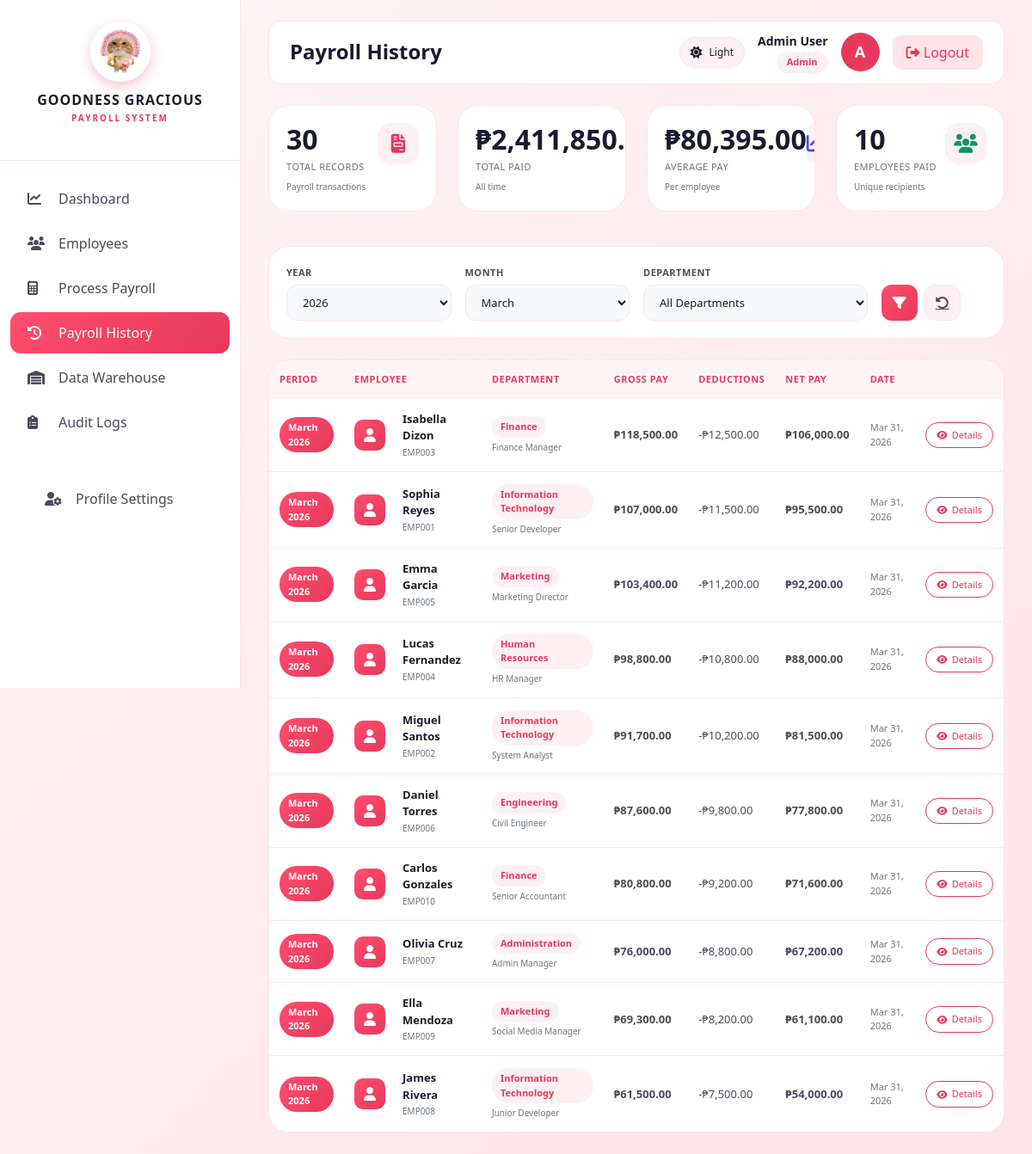
Screenshot of /goodness_payroll/index.php?page=payroll_history&month=3&year=2026 (signed in) with the database file from the repository.
### tables this page shows
CREATE TABLE `payroll_records` (
  `payroll_id`              INT(11)       NOT NULL AUTO_INCREMENT,
  `employee_id`             INT(11)       NOT NULL,
  `payroll_month`           INT(11)       NOT NULL CHECK (`payroll_month` BETWEEN 1 AND 12),
  `payroll_year`            INT(11)       NOT NULL CHECK (`payroll_year` >= 2000),
  `basic_salary`            DECIMAL(12,2) NOT NULL,
  `allowances_amount`       DECIMAL(12,2) DEFAULT 0.00,
  `overtime_amount`         DECIMAL(12,2) DEFAULT 0.00,
  `tax_amount`              DECIMAL(12,2) DEFAULT 0.00,
  `sss_amount`              DECIMAL(12,2) DEFAULT 0.00,
  `philhealth_amount`       DECIMAL(12,2) DEFAULT 0.00,
  `pagibig_amount`          DECIMAL(12,2) DEFAULT 0.00,
  `other_deductions`        DECIMAL(12,2) DEFAULT 0.00,
  `gross_amount`            DECIMAL(12,2) NOT NULL,
  `total_deductions_amount` DECIMAL(12,2) NOT NULL,
  `net_amount`              DECIMAL(12,2) NOT NULL,
  `payroll_status`          ENUM('draft','processed','paid') DEFAULT 'draft',
  `processed_at`            TIMESTAMP NULL DEFAULT NULL,
  `lock_version`            INT(11) NOT NULL DEFAULT 1
                            COMMENT 'Optimistic locking - increment on every UPDATE',
  PRIMARY KEY (`payroll_id`),
  UNIQUE KEY `uq_payroll_period` (`employee_id`,`payroll_month`,`payroll_year`),
  KEY `idx_payroll_status` (`payroll_status`),
  KEY `idx_payroll_year_month` (`payroll_year`,`payroll_month`),
  KEY `idx_lock_version` (`lock_version`)
);

CREATE TABLE `employees` (
  `employee_id`    INT(11)       NOT NULL AUTO_INCREMENT,
  `employee_code`  VARCHAR(20)   NOT NULL,
  `first_name`     VARCHAR(50)   NOT NULL,
  `last_name`      VARCHAR(50)   NOT NULL,
  `email`          VARCHAR(100)  DEFAULT NULL,
  `department`     VARCHAR(50)   DEFAULT NULL,
  `emp_position`   VARCHAR(50)   DEFAULT NULL,
  `basic_salary`   DECIMAL(12,2) NOT NULL CHECK (`basic_salary` > 0),
  `hire_date`      DATE          NOT NULL,
  `emp_status`     ENUM('active','inactive','terminated') DEFAULT 'active',
  `version_number` INT(11)       NOT NULL DEFAULT 1
                   COMMENT 'Optimistic concurrency control - PHP must match before UPDATE',
  `created_at`     TIMESTAMP NOT NULL DEFAULT CURRENT_TIMESTAMP(),
  `updated_at`     TIMESTAMP NOT NULL DEFAULT CURRENT_TIMESTAMP()
                   ON UPDATE CURRENT_TIMESTAMP(),
  PRIMARY KEY (`employee_id`),
  UNIQUE KEY `uq_employee_code` (`employee_code`),
  UNIQUE KEY `uq_employee_email` (`email`),
  KEY `idx_department` (`department`),
  KEY `idx_emp_status` (`emp_status`),
  KEY `idx_version_number` (`version_number`)
);

### goodness_payroll/modules/payroll_history.php (the view, shortened to what this page needs)
<?php
require_once 'config/database.php';
$year_filter = $_GET['year'] ?? '';
$month_filter = $_GET['month'] ?? '';
$query = "
    SELECT
        p.payroll_id,
        p.payroll_month,
        p.payroll_year,
        p.basic_salary,
        p.allowances_amount as allowances,
        p.overtime_amount as overtime,
        p.tax_amount as tax,
        p.sss_amount as sss,
        p.philhealth_amount as philhealth,
        p.pagibig_amount as pagibig,
        p.gross_amount as gross_pay,
        p.total_deductions_amount as total_deductions,
        p.net_amount as net_pay,
        p.processed_at,
        e.employee_id,
        e.employee_code,
        e.first_name,
        e.last_name,
        e.department,
        e.emp_position as position
    FROM payroll_records p
    INNER JOIN employees e ON p.employee_id = e.employee_id
    WHERE p.payroll_status = 'processed'
";
$params = [];
if ($year_filter) {
    $query .= " AND p.payroll_year = ?";
    $params[] = $year_filter;
}
if ($month_filter) {
    $query .= " AND p.payroll_month = ?";
    $params[] = $month_filter;
}
$query .= " ORDER BY p.payroll_year DESC, p.payroll_month DESC, p.net_amount DESC";
$stmt = $db->prepare($query);
$stmt->execute($params);
$payrolls = $stmt->fetchAll();
$summaryQuery = "
    SELECT
        COUNT(*) as total_records,
        COALESCE(SUM(net_amount), 0) as total_paid,
        COALESCE(ROUND(AVG(net_amount), 2), 0) as avg_pay,
        COALESCE(MAX(net_amount), 0) as highest_pay,
        COALESCE(MIN(net_amount), 0) as lowest_pay,
        COUNT(DISTINCT employee_id) as unique_employees
    FROM payroll_records
    WHERE payroll_status = 'processed'
";
$summaryStmt = $db->prepare($summaryQuery);
$summaryStmt->execute();
$summary = $summaryStmt->fetch();
$years = [];
for($y = 2026; $y >= 2020; $y--) {
    $years[] = ['payroll_year' => $y];
}
$months = [
    1 => 'January', 2 => 'February', 3 => 'March', 4 => 'April',
    5 => 'May', 6 => 'June', 7 => 'July', 8 => 'August',
    9 => 'September', 10 => 'October', 11 => 'November', 12 => 'December'
];
?>
<div>
    <div class="row mb-4">
        <div class="col-md-3 mb-3">
            <div class="history-stat-card">
                <div class="d-flex justify-content-between align-items-start">
                    <div>
                        <div class="stat-number"><?php echo number_format($summary['total_records'] ?? 0); ?></div>
                        <div class="stat-label">Total Records</div>
                        <div class="stat-sub">Payroll transactions</div>
                    </div>
                    <div class="stat-icon">
                        <i class="fas fa-file-invoice" style="color: #e6395c;"></i>
                    </div>
                </div>
            </div>
        </div>
        <div class="col-md-3 mb-3">
            <div class="history-stat-card">
                <div class="d-flex justify-content-between align-items-start">
                    <div>
                        <div class="stat-number">₱<?php echo number_format($summary['total_paid'] ?? 0, 2); ?></div>
                        <div class="stat-label">Total Paid</div>
                        <div class="stat-sub">All time</div>
                    </div>
                </div>
            </div>
        </div>
        <div class="col-md-3 mb-3">
            <div class="history-stat-card">
                <div class="d-flex justify-content-between align-items-start">
                    <div>
                        <div class="stat-number">₱<?php echo number_format($summary['avg_pay'] ?? 0, 2); ?></div>
                        <div class="stat-label">Average Pay</div>
                        <div class="stat-sub">Per employee</div>
                    </div>
                    <div class="stat-icon">
                        <i class="fas fa-chart-line" style="color: #4f46e5;"></i>
                    </div>
                </div>
            </div>
        </div>
        <div class="col-md-3 mb-3">
            <div class="history-stat-card">
                <div class="d-flex justify-content-between align-items-start">
                    <div>
                        <div class="stat-number"><?php echo number_format($summary['unique_employees'] ?? 0); ?></div>
                        <div class="stat-label">Employees Paid</div>
                        <div class="stat-sub">Unique recipients</div>
                    </div>
                    <div class="stat-icon">
                        <i class="fas fa-users" style="color: #059669;"></i>
                    </div>
                </div>
            </div>
        </div>
    </div>
    <div class="filter-section">
        <form method="GET" class="row g-3 align-items-end">
            <div class="col-md-3">
                <label class="filter-label">YEAR</label>
                <select name="year" class="filter-select">
                    <?php foreach($years as $y): ?>
                    <option value="<?php echo $y['payroll_year']; ?>" <?php echo $year_filter == $y['payroll_year'] ? 'selected' : ''; ?>>
                        <?php echo $y['payroll_year']; ?>
                    </option>
                    <?php endforeach; ?>
                </select>
            </div>
            <div class="col-md-3">
                <label class="filter-label">MONTH</label>
                <select name="month" class="filter-select">
                    <?php foreach($months as $num => $name): ?>
                    <option value="<?php echo $num; ?>" <?php echo $month_filter == $num ? 'selected' : ''; ?>>
                        <?php echo $name; ?>
                    </option>
                    <?php endforeach; ?>
                </select>
            </div>
            <div class="col-md-4">
                <label class="filter-label">DEPARTMENT</label>
                <select name="department" class="filter-select">
                    <option value="">All Departments</option>
                </select>
            </div>
            <div class="col-md-2">
                <div class="d-flex gap-2">
                    <button type="submit" class="filter-icon-btn" title="Apply Filters">
                        <i class="fas fa-filter"></i>
                    </button>
                    <a href="?page=payroll_history" class="reset-btn" title="Reset Filters">
                        <i class="fas fa-undo-alt"></i>
                    </a>
                </div>
            </div>
        </form>
    </div>
    <div class="table-container">
        <div class="table-responsive">
            <table class="payroll-table">
                <thead>
                    <tr>
                        <th>Period</th>
                        <th>Employee</th>
                        <th>Department</th>
                        <th>Gross Pay</th>
                        <th>Deductions</th>
                        <th>Net Pay</th>
                        <th>Date</th>
                        <th></th>
                    </tr>
                </thead>
                <tbody>
                    <?php if(empty($payrolls)): ?>
                    <tr class="empty-state-row">
                        <td colspan="8" class="empty-state">
                            <i class="fas fa-inbox"></i>
                            <h5>No Payroll Records Found</h5>
                            <p>Try adjusting your filters or process a new payroll.</p>
                            <a href="?page=process_payroll" class="btn-pink" style="display: inline-block; margin-top: 10px;">Process Payroll</a>
                        </td>
                    </tr>
                    <?php else: ?>
                    <?php foreach($payrolls as $pay):
                        $periodName = date('F Y', mktime(0,0,0,$pay['payroll_month'],1,$pay['payroll_year']));
                    ?>
                    <tr>
                        <td>
                            <span class="period-badge"><?php echo $periodName; ?></span>
                        </td>
                        <td>
                            <div class="employee-info">
                                <div class="employee-avatar-small">
                                    <i class="fas fa-user"></i>
                                </div>
                                <div class="employee-details">
                                    <div class="employee-name"><?php echo htmlspecialchars($pay['first_name'] . ' ' . $pay['last_name']); ?></div>
                                    <div class="employee-code"><?php echo htmlspecialchars($pay['employee_code']); ?></div>
                                </div>
                            </div>
                        </td>
                        <td>
                            <span class="dept-badge"><?php echo htmlspecialchars($pay['department']); ?></span>
                            <div class="employee-code" style="margin-top: 4px;"><?php echo htmlspecialchars($pay['position']); ?></div>
                        </td>
                        <td class="amount-gross">₱<?php echo number_format($pay['gross_pay'], 2); ?></td>
                        <td class="amount-deduction">-₱<?php echo number_format($pay['total_deductions'], 2); ?></td>
                        <td class="amount-net">₱<?php echo number_format($pay['net_pay'], 2); ?></td>
                        <td style="font-size: 11px; color: var(--text-muted);"><?php echo date('M d, Y', strtotime($pay['processed_at'])); ?></td>
                        <td>
                            <button class="btn-details" onclick='showDetails(<?php echo htmlspecialchars(json_encode($pay)); ?>)'>
                                <i class="fas fa-eye"></i> Details
                            </button>
                        </td>
                    </tr>
                    <?php endforeach; ?>
                    <?php endif; ?>
                </tbody>
            </table>
        </div>
    </div>
</div>

### rows the page displays
payroll_records: periodName "March 2026", employee.last_name "Isabella Dizon", employee.employee_code "EMP003", employee.department "Finance", employee.emp_position "Finance Manager", gross_amount "118,500.00", total_deductions_amount "12,500.00", net_amount "106,000.00", processed_at "Mar 31, 2026"
payroll_records: periodName "March 2026", employee.last_name "Sophia Reyes", employee.employee_code "EMP001", employee.department "Information Technology", employee.emp_position "Senior Developer", gross_amount "107,000.00", total_deductions_amount "11,500.00", net_amount "95,500.00", processed_at "Mar 31, 2026"
payroll_records: periodName "March 2026", employee.last_name "Emma Garcia", employee.employee_code "EMP005", employee.department "Marketing", employee.emp_position "Marketing Director", gross_amount "103,400.00", total_deductions_amount "11,200.00", net_amount "92,200.00", processed_at "Mar 31, 2026"
payroll_records: periodName "March 2026", employee.last_name "Lucas Fernandez", employee.employee_code "EMP004", employee.department "Human Resources", employee.emp_position "HR Manager", gross_amount "98,800.00", total_deductions_amount "10,800.00", net_amount "88,000.00", processed_at "Mar 31, 2026"
payroll_records: periodName "March 2026", employee.last_name "Miguel Santos", employee.employee_code "EMP002", employee.department "Information Technology", employee.emp_position "System Analyst", gross_amount "91,700.00", total_deductions_amount "10,200.00", net_amount "81,500.00", processed_at "Mar 31, 2026"
payroll_records: periodName "March 2026", employee.last_name "Daniel Torres", employee.employee_code "EMP006", employee.department "Engineering", employee.emp_position "Civil Engineer", gross_amount "87,600.00", total_deductions_amount "9,800.00", net_amount "77,800.00", processed_at "Mar 31, 2026"
payroll_records: periodName "March 2026", employee.last_name "Carlos Gonzales", employee.employee_code "EMP010", employee.department "Finance", employee.emp_position "Senior Accountant", gross_amount "80,800.00", total_deductions_amount "9,200.00", net_amount "71,600.00", processed_at "Mar 31, 2026"
payroll_records: periodName "March 2026", employee.last_name "Olivia Cruz", employee.employee_code "EMP007", employee.department "Administration", employee.emp_position "Admin Manager", gross_amount "76,000.00", total_deductions_amount "8,800.00", net_amount "67,200.00", processed_at "Mar 31, 2026"
payroll_records: periodName "March 2026", employee.last_name "Ella Mendoza", employee.employee_code "EMP009", employee.department "Marketing", employee.emp_position "Social Media Manager", gross_amount "69,300.00", total_deductions_amount "8,200.00", net_amount "61,100.00", processed_at "Mar 31, 2026"
payroll_records: periodName "March 2026", employee.last_name "James Rivera", employee.employee_code "EMP008", employee.department "Information Technology", employee.emp_position "Junior Developer", gross_amount "61,500.00", total_deductions_amount "7,500.00", net_amount "54,000.00", processed_at "Mar 31, 2026"

### other values shown
$titles[$page] "Payroll History"
$userName "Admin User"
$userRole "Admin"
$userInitial "A"
$summary['total_records'] "30"
$summary['avg_pay'] "80,395.00"
$summary['unique_employees'] "10"
form field year "2026"
form field month "March"
